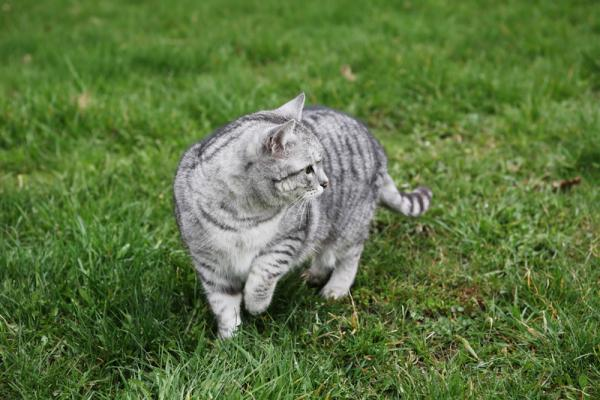
%> input picture Homework5-Segmentation_via_Clustering/H5 data+code-20190322/imgs/grey-cat-grass.jpg, 600 x 400 px
$ octave RunComputeSegmentation.m   (GNU Octave 9; MATLAB toolbox functions it lacks are replaced by stand-ins)
%> lines starting %> are read from the running program, lines starting %| are printed output that depends on the picture; in (x1, y1, x2, y2) boxes, pixels count from 0 and x2, y2 are one past the last pixel; in counts of white or black regions, pixels touching at a corner belong together; the program's own positions count from 1
### Homework5-Segmentation_via_Clustering/H5 data+code-20190322/code/ComputeSegmentation.m
function segments = ComputeSegmentation(img, k, clusteringMethod, featureFn, ...
                                        normalizeFeatures, resize)
% Compute a segmentation for an image.
%
% First a feature vector is extracted from each pixel of the image. Next a
% clustering algorithm is applied to the set of all feature vectors. Two
% pixels are assigned to the same segment if and only if their feature
% vectors are assigned to the same cluster.
%
% Note that segmenting an image of size w x h involves clustring w*h
% points; this could run very slowly for high resolution images. To improve
% performance in this case, we can segment a shrunk version of the image
% and then use the segmentation of the small image to construct a
% segmentation for the original image. Setting the resize parameter enables
% this optimization.
%
% segments = ComputeSegmentation(img, k, clusteringMethod, featureFn, normalizeFeatures, resize)
%
% INPUTS
% img - An array of pixel data for the image to segment.
% k - The number of segments into which the image should be split.
% clusteringMethod - The method to use for clustering. Must be one of
%                    'kmeans' or 'hac' for k-means or hiehierarchical
%                    agglomerative clustering respectively.
% featureFn - Parameter specifying a handle to a function used to
%             extract features from the image. To create a function handle,
%             prepend a @ to the name of a function like this:
%             @ComputeColorFeatures
% normalizeFeatures - OPTIONAL parameter; if true then NormalizeFeatures
%                     will be used to normalize features after they are
%                     computed.
% resize - OPTIONAL parameter giving the scale to which the image should be
%          resized prior to extracting features and clustering; should be
%          in the range 0 < resize <= 1. Setting this argument to a smaller
%          value will increase the speed of the clustering algorithm but
%          will cause the computed segments to be blockier. This setting is
%          usually not necessary for kmeans clustering, but when using
%          hac clustering this parameter will probably need to be set to
%          a value less than 1.
%
%
% OUTPUTS
% segments - A struct array with one element for each cluster.
%            segments(c) is a struct describing segment number c and has
%            the following fields:
%
%     .img  - An array of size h x w x 3 containing image data for the cth
%             cluster.
%     .mask - A logical array of size h x w where mask(i, j) = 1 if
%             img(i, j, :) is part of cluster c.

    if strcmp(clusteringMethod, 'kmeans')
        clusterFn = @KMeansClustering;
    elseif strcmp(clusteringMethod, 'hac')
        clusterFn = @HAClustering;
    else
        error('method must be one of ''kmeans'' or ''hac''');
    end

    if nargin < 5
        normalizeFeatures = true;
    end

    if nargin < 6
        resize = 1;
    end


    height = size(img, 1);
    width = size(img, 2);

    % Resize the image.
    imgSmall = imresize(img, resize);

    % Compute features for the smaller image.
    features = featureFn(imgSmall);

    % Maybe normalize the features.
    if normalizeFeatures
        features = NormalizeFeatures(features);
    end

    % The features array is of size h x w x f, but the clustering
    % algorithms expect a matrix of points of shape (h*w) x f, so we have
    % to reshape the features array.
    points = reshape(features, [], size(features, 3));

    % Apply the clustering algorithm to get an assignment of each point to
    % a cluster.
    idx = clusterFn(points, k);

    % The clustering algorithm gives a vector of cluster identities, but we
    % want a rectangular array of the same size as the image so we reshape
    % again.
    idx = reshape(idx, size(features, 1), size(features, 2));

    % The image may have been resized prior to clustering, but we want
    % a segmentation of the original image. To fix this we treat the array
    % of cluster identities as an image, and resize it to the size of the
    % original image. For this to work correctly the cluster identities
    % need to be resized using nearest neighbor interpolation.
    idx = imresize(idx, [height, width], 'nearest');

    % Conver the array of cluster identities into a more convenient data
    % structure.
    segments = MakeSegments(img, idx);
end

### Homework5-Segmentation_via_Clustering/H5 data+code-20190322/code/KMeansClustering.m
% Zhixing Chang
% CSCI 4831
% Homework 5
% Ioana Fleming
%
function idx = KMeansClustering(X, k, visualize2D, centers)
% Run the k-means clustering algorithm.
%
% INPUTS
% X - An array of size m x n containing the points to cluster. Each row is
%     an n-dimensional point, so X(i, :) gives the coordinates of the ith
%     point.
% k - The number of clusters to compute.
% visualize2D - OPTIONAL parameter telling whether or not to visualize the
%               progress of the algorithm for 2D data. If not set then 2D
%               data will not be visualized.
% centers - OPTIONAL parameter giving initial centers for the clusters.
%           If provided, centers should be a k x n matrix where
%           centers(c, :) is the center of the cth cluster. If not provided
%           then cluster centers will be initialized by selecting random
%           rows of X. You don't need to use this parameter; it is mainly
%           here to make your code more easily testable.
%
% OUTPUTS
% idx     - The assignments of points to clusters. idx(i) = c means that the
%           point X(i, :) has been assigned to cluster c.

    if ~isa(X, 'double')
        X = double(X);
    end
    m = size(X, 1);
    n = size(X, 2);

    % If we are going to display the clusters graphically then create a
    % figure in which to draw the visualization.
    figHandle = [];
    if n == 2 && visualize2D
        figHandle = figure;
    end


    % If initial cluster centers were not provided then initialize cluster
    % centers to random rows of X. Each row of the centers variable should
    % contain the center of a cluster, so that centers(c, :) is the center
    % of the cth cluster.
    if ~exist('centers', 'var')
        centers = zeros(k, n);
        %%%%%%%%%%%%%%%%%%%%%%%%%%%%%%%%%%%%%%%%%%%%%%%%%%%%%%%%%%%%%%%%%%%%%%%
        %                                                                     %
        %                            YOUR CODE HERE                           %
        %                                                                     %
        %%%%%%%%%%%%%%%%%%%%%%%%%%%%%%%%%%%%%%%%%%%%%%%%%%%%%%%%%%%%%%%%%%%%%%%
        c_rand=randperm(m,k);
        centers=X(c_rand,:);
        %%%%%%%%%%%%%%%%%%%%%%%%%%%%%%%%%%%%%%%%%%%%%%%%%%%%%%%%%%%%%%%%%%%%%%%
        %                                                                     %
        %                            END YOUR CODE                            %
        %                                                                     %
        %%%%%%%%%%%%%%%%%%%%%%%%%%%%%%%%%%%%%%%%%%%%%%%%%%%%%%%%%%%%%%%%%%%%%%%
    end

    % The assignments of points to clusters. If idx(i) == c then the point
    % X(i, :) belongs to the cth cluster.
    idx = zeros(m, 1);

    % The number of iterations that we have performed.
    iter = 0;

    % If the assignments of points to clusters have not converged after
    % performing MAX_ITER iterations then we will break and just return the
    % current cluster assignments.
    MAX_ITER = 100;

    while true
        % Store old cluster assignments
        old_idx = idx;

        % Compute distances from each point to the centers and assign each
        % point to the closest cluster.
        %%%%%%%%%%%%%%%%%%%%%%%%%%%%%%%%%%%%%%%%%%%%%%%%%%%%%%%%%%%%%%%%%%%%%%%
        %                                                                     %
        %                            YOUR CODE HERE                           %
        %                                                                     %
        %%%%%%%%%%%%%%%%%%%%%%%%%%%%%%%%%%%%%%%%%%%%%%%%%%%%%%%%%%%%%%%%%%%%%%%
        %get all distances to a matrix with
        %col number of centers
        %row number of X
        %using pdist2
        distances=pdist2(X,centers);
        %using min get min values and index(idx)
        [~,idx]=min(distances,[],2);
        %%%%%%%%%%%%%%%%%%%%%%%%%%%%%%%%%%%%%%%%%%%%%%%%%%%%%%%%%%%%%%%%%%%%%%%
        %                                                                     %
        %                            END YOUR CODE                            %
        %                                                                     %
        %%%%%%%%%%%%%%%%%%%%%%%%%%%%%%%%%%%%%%%%%%%%%%%%%%%%%%%%%%%%%%%%%%%%%%%

        % Break if cluster assignments didn't change
        if idx == old_idx
            break;
        end

        % Update the cluster centers
        %%%%%%%%%%%%%%%%%%%%%%%%%%%%%%%%%%%%%%%%%%%%%%%%%%%%%%%%%%%%%%%%%%%%%%%
        %                                                                     %
        %                            YOUR CODE HERE                           %
        %                                                                     %
        %%%%%%%%%%%%%%%%%%%%%%%%%%%%%%%%%%%%%%%%%%%%%%%%%%%%%%%%%%%%%%%%%%%%%%%
        for i=1:k
                    centers(i,:)=mean(X(find(idx==i),:),1);
        end
        %%%%%%%%%%%%%%%%%%%%%%%%%%%%%%%%%%%%%%%%%%%%%%%%%%%%%%%%%%%%%%%%%%%%%%%
        %                                                                     %
        %                            END YOUR CODE                            %
        %                                                                     %
        %%%%%%%%%%%%%%%%%%%%%%%%%%%%%%%%%%%%%%%%%%%%%%%%%%%%%%%%%%%%%%%%%%%%%%%

        % Display the points in the 2D case.
        if n == 2 && visualize2D
            VisualizeClusters2D(X, idx, centers, figHandle);
            pause;
        end

        % Stop early if we have performed more than MAX_ITER iterations
        iter = iter + 1;
        if iter > MAX_ITER
            break;
        end
    end
end

### Homework5-Segmentation_via_Clustering/H5 data+code-20190322/code/MakeSegments.m
function segments = MakeSegments(img, idx)
% Use the cluster assignments for each pixel in an image to create a data
% structure describing the computed segments.
%
% INPUTS
% img - The original image; an array of size w x h x 3
% idx - Cluster identities for the image. idx(i, j) = c means that the
%       pixel img(i, j, :) is assigned to cluster c.
%
% OUTPUTS
% segments - A struct array with one element for each cluster.
%            segments(c) is a struct describing segment number c and has
%            the following fields:
%
%     .img  - An array of size h x w x 3 containing image data for the cth
%             cluster.
%     .mask - A logical array of size h x w where mask(i, j) = 1 if
%             img(i, j, :) is part of cluster c.

    labels = unique(idx);

    segments = repmat(struct('img', [], 'mask', []), 1, length(labels));

    for i = 1:length(labels)
        mask = (idx == labels(i));
        segments(i).mask = mask;
        segments(i).img = MaskImage(mask, img);
    end
end

### Homework5-Segmentation_via_Clustering/H5 data+code-20190322/code/MaskImage.m
function maskedImg = MaskImage(mask, img, bgColor)
% Extract parts of an image using a mask.
%
% INPUTS
% mask - A logical array of size h x w specifying the segments of the image
%        to extract.
% img - An array of image data of size h x w x 3.
% bgColor - A vector [r, g, b] giving the background color of the masked
%           image where 0 <= r, g, b <= 1. This parameter is OPTIONAL; if
%           it is not set then it is set to the default background color
%           for figures.

    height = size(img, 1);
    width = size(img, 2);
    numChannels = size(img, 3);

    % If a background color is not specified then we hack a bit to set the
    % background color to the default background color of a figure.
    if nargin < 3
        bgColor = get(0, 'DefaultFigureColor');
    end

    % A dirty hack to convert the bgColor to the class of img.
    bgColor = eval(sprintf('im2%s(%s)', class(img), 'bgColor'));

    bgColor = reshape(bgColor, [1, 1, numChannels]);
    maskedImg = repmat(bgColor, [height, width, 1]);

    mask = repmat(mask, [1, 1, numChannels]);
    maskedImg(mask) = img(mask);

    % Another dirty hack to convert the output to the class of the input
    maskedImg = eval(sprintf('%s(%s)', class(img), 'maskedImg'));
end

### Homework5-Segmentation_via_Clustering/H5 data+code-20190322/code/ShowSegments.m
function ShowSegments(img, segments)
% Creates a figure showing the individual segments of a segmentation.
%
% INPUTS
% img - The image for which a segmentation has been computed.
% segments - A struct array containing a segmentation for img. The format
%            of the struct array is described in ComputeSegmentation.m.

    % Pick the width and height of the subplot grid automatically to make
    % it as square as possible.
    gridWidth = ceil(sqrt(length(segments) + 1));
    gridHeight = ceil((1 + length(segments)) / gridWidth);

    figure;

    % Show the original image.
    subplot(gridHeight, gridWidth, 1);
    imshow(img);

    % Show each segment.
    for i = 1:length(segments)
        subplot(gridHeight, gridWidth, i + 1);
        imshow(segments(i).img);
    end
    subplot(gridHeight, gridWidth, 1);

end

### Homework5-Segmentation_via_Clustering/H5 data+code-20190322/code/MakeMeanColorImage.m
function meanColorImg = MakeMeanColorImage(segments)
% Visualize a segmentation of an image by replacing each segment of the
% original image with its mean color.
%
% INPUTS
% segments - A struct array containing information about computed segments
%            as described in MakeSegments.m.
% meanColorImg - An array of the same size as the original image such that
%                meanColorImg(i, j, :) is the average color of the segment
%                to which pixel (i, j) of the original image has been
%                assigned.

    meanColorImg = zeros(size(segments(1).img));

    for channel = 1:size(meanColorImg, 3)
        simgChannel = zeros(size(meanColorImg, 1), size(meanColorImg, 2));
        for c = 1:length(segments)
            segmentChannel = double(segments(c).img(:, :, channel));
            mask = segments(c).mask;
            simgChannel(mask) = mean(segmentChannel(mask));
        end
        meanColorImg(:, :, channel) = simgChannel;
    end

    meanColorImg = uint8(meanColorImg);
end

### Homework5-Segmentation_via_Clustering/H5 data+code-20190322/code/ComputePositionColorFeatures.m
% Zhixing Chang
% CSCI 4831
% Homework 5
% Ioana Fleming
%
function features = ComputePositionColorFeatures(img)
% Compute a feature vector of colors and positions for all pixels in the
% image. For each pixel in the image we compute a feature vector
% (r, g, b, x, y) where (r, g, b) is the color of the pixel and (x, y) is
% its position within the image.
%
% INPUT
% img - Array of image data of size h x w x 3.
%
% OUTPUT
% features - Array of computed features of size h x w x 5 where
%            features(i, j, :) is the feature vector for the pixel
%            img(i, j, :).

    height = size(img, 1);
    width = size(img, 2);
    features = zeros(height, width, 5);
    %%%%%%%%%%%%%%%%%%%%%%%%%%%%%%%%%%%%%%%%%%%%%%%%%%%%%%%%%%%%%%%%%%%%%%%%%%%
    %                                                                         %
    %                              YOUR CODE HERE                             %
    %                                                                         %
    %%%%%%%%%%%%%%%%%%%%%%%%%%%%%%%%%%%%%%%%%%%%%%%%%%%%%%%%%%%%%%%%%%%%%%%%%%%
    features(:,:,1:3)=double(img);
    features(:,:,4)=repmat(1:width,height,1);
    features(:,:,5)=repmat((1:height)',1,width);
end

### Homework5-Segmentation_via_Clustering/H5 data+code-20190322/code/ShowMeanColorImage.m
function ShowMeanColorImage(img, segments)
% Given a segmentation of an image, creates a figure showing the original
% image and a recolored version of the image where the pixels of each
% segment are replaced by the mean color of all pixels in that segment.
%
% INPUTS
% img - The image for which a segmentation has been computed.
% segments - A struct array containing a segmentation for img. The format
%            of the struct array is described in ComputeSegmentation.m.

    % Compute the mean color image.
    meanColorImg = MakeMeanColorImage(segments);

    figure;

    % Show the original image.
    subplot(1, 2, 1);
    imshow(img);

    % Show the mean color image.
    subplot(1, 2, 2);
    imshow(meanColorImg);

end

### Homework5-Segmentation_via_Clustering/H5 data+code-20190322/code/RunComputeSegmentation.m
% Zhixing Chang
% CSCI 4831
% Homework 5
% Ioana Fleming
%
% Simple script to run ComputeSegmentation.

% Read the input image.
img = imread('../imgs/grey-cat-grass.jpg');
%> img is the input picture: size 400x600x3 uint8; mean R, G, B 92.8, 117, 64.7

% Choose the number of clusters and the clustering method.
k = 2;
% k = 7;
% k = 10;
clusteringMethod = 'kmeans';

% Choose the feature function that will be used. The @ syntax creates a
% function handle; this allows us   to pass a function as an argument to
% another function.
% featureFn = @ComputeColorFeatures;
% featureFn = @ComputeFeatures;
featureFn=@ComputePositionColorFeatures;
% Whether or not to normalize features before clustering.
% normalizeFeatures = false;
normalizeFeatures = false;

% Whether or not to resize the image before clustering. If this script
% runs too slowly then you should set resize to a value less than 1.
resize = 1;

% Use all of the above parameters to actually compute a segmentation.
segments = ComputeSegmentation(img, k, clusteringMethod, featureFn, ...
                               normalizeFeatures, resize);
%> in ComputeSegmentation, `idx = reshape(idx, size(features, 1), size(features, 2));`:
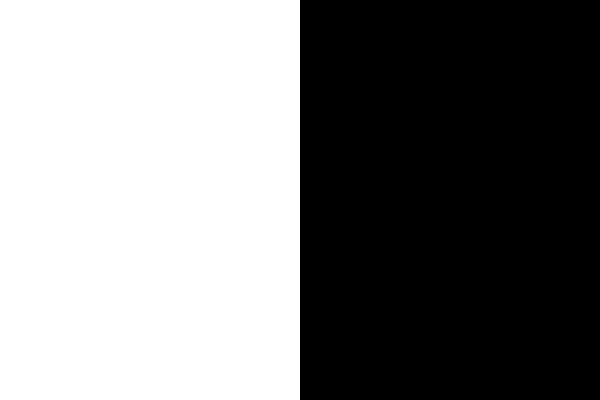
%> idx: size 400x600 double; values 1 (black) and 2 (white), 50% white; 1 white region, box (x1, y1, x2, y2) and area: (0, 0, 300, 400) 120000
%> in MakeSegments, `labels = unique(idx);`: labels = [1; 2]
%> in MakeSegments, `segments = repmat(struct('img', [], 'mask', []), 1, length(labels));`: segments = 2 items
%> the loop in MakeSegments, `for i = 1:length(labels)` made 2 passes
%> (height in MaskImage, width in MaskImage, numChannels in MaskImage, bgColor in MaskImage) on passes 1 to 2: (400, 600, 3, [255 255 255]), (400, 600, 3, [255 255 255])
%> segments = 2 items

% Show the computed segments in two different ways.
ShowSegments(img, segments);
%> in ShowSegments, `gridWidth = ceil(sqrt(length(segments) + 1));`: gridWidth = 2
%> the loop in ShowSegments, `for i = 1:length(segments)` made 2 passes
%> pass 1, in ShowSegments, `imshow(segments(i).img);`:
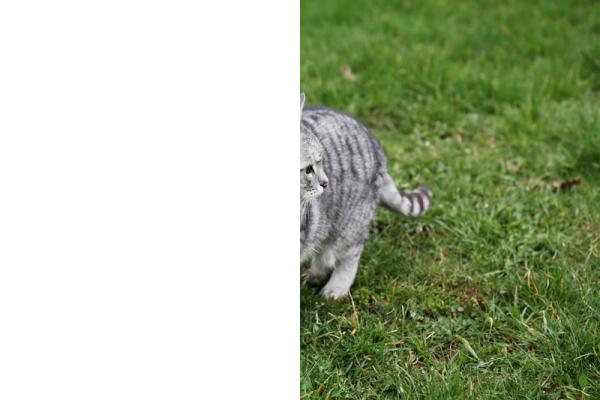
%> displayed picture: size 400x600x3, on the screen's scale of 0 to 255; mean R, G, B 174.9, 186.1, 159
%> pass 2, in ShowSegments, `imshow(segments(i).img);`:
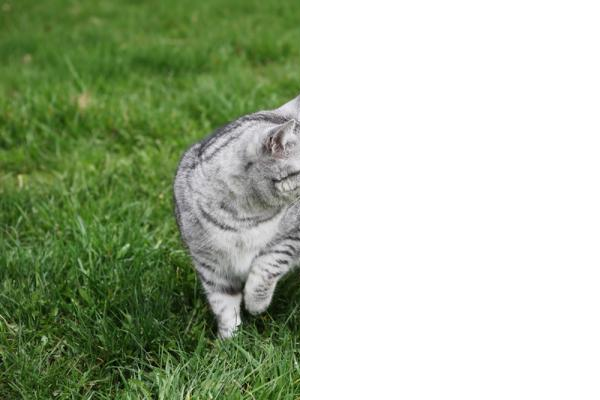
%> displayed picture: size 400x600x3, on the screen's scale of 0 to 255; mean R, G, B 172.9, 186, 160.7
title("k=2, kmeans, pos+color, norm=f size=1")
ShowMeanColorImage(img, segments);
%> in MakeMeanColorImage, `meanColorImg = zeros(size(segments(1).img));`: meanColorImg: size 400x600x3 double; every value is 0
%> after the loop in MakeMeanColorImage, `for channel = 1:size(meanColorImg, 3)`:
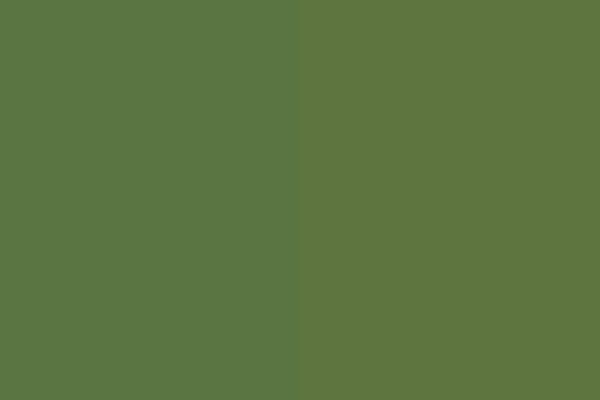
%> meanColorImg: size 400x600x3 double; mean R, G, B 92.8, 117, 64.7; mean of the top-left, top-right, bottom-left and bottom-right quarters 91.4, 91.6, 91.4, 91.6
